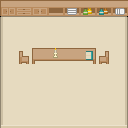

This is a level from a 2D game, rendered from its Tiled map with the project's own tilesets. A one-line summary and the map file follow, with tile-layer data summarised:
An orthogonal 8x8 tile map with 16x16 px tiles, 4 tile layers (bottom, furniture, objects, collisions), 2 tilesets.

<map version="1.0" orientation="orthogonal" renderorder="right-down" width="8" height="8" tilewidth="16" tileheight="16" nextobjectid="1">
 <tileset firstgid="1" name="roguelikeSheet_transparent" tilewidth="16" tileheight="16" spacing="1">
  <image source="roguelikeSheet_transparent.png" width="968" height="526" />
 </tileset>
 <tileset firstgid="1768" name="roguelikeIndoor_transparent" tilewidth="16" tileheight="16" spacing="1">
  <image source="roguelikeIndoor_transparent.png" width="457" height="305" />
 </tileset>
 <layer name="bottom" width="8" height="8">
  <data>[64 cells, 64 non-empty, 17 distinct tile ids]</data>
 </layer>
 <layer name="furniture" width="8" height="8">
  <data>[64 cells, 6 non-empty, 5 distinct tile ids]</data>
 </layer>
 <layer name="objects" width="8" height="8">
  <data>[64 cells, 2 non-empty, 2 distinct tile ids]</data>
 </layer>
 <objectgroup name="player" />
 <layer name="collisions" width="8" height="8">
  <data>[64 cells, 0 non-empty, 0 distinct tile ids]</data>
 </layer>
</map>
